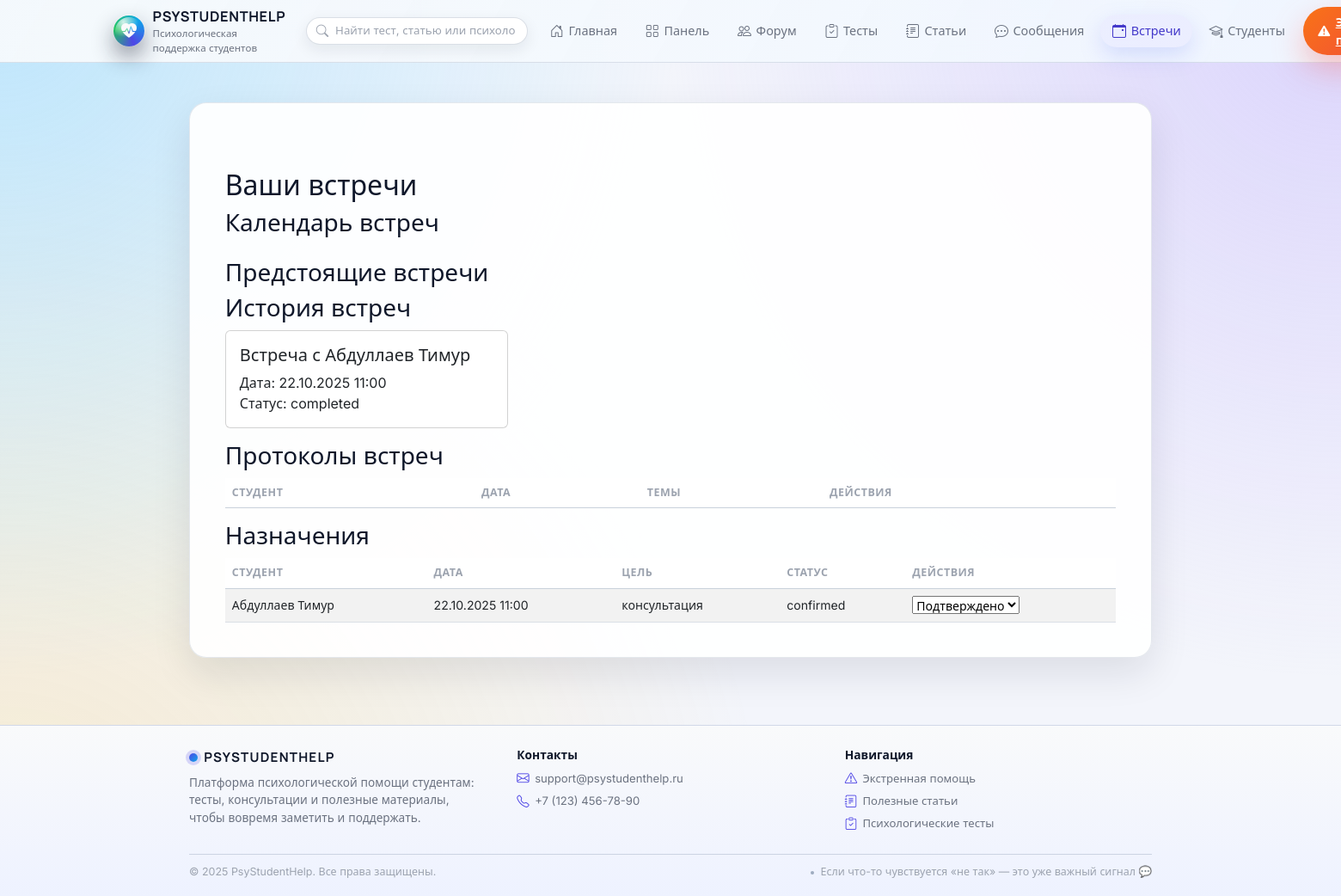
The page /appointments (signed in) on the database its author committed.
### models.py (models this page shows, shortened)
class Meeting(db.Model):
    __tablename__ = 'meeting'
    id = db.Column(db.Integer, primary_key=True)
    psychologist_id = db.Column(db.Integer, db.ForeignKey('user.id'), nullable=False)
    student_id = db.Column(db.Integer, db.ForeignKey('user.id'), nullable=False)
    scheduled_at = db.Column(db.DateTime, nullable=False)
    status = db.Column(db.String(20), default='planned')
    created_at = db.Column(db.DateTime, default=datetime.utcnow)
    protocols = db.relationship(
        'MeetingProtocol',
        backref='meeting',
        lazy=True,
        cascade='all, delete-orphan',
    )
    student = db.relationship(
        'User',
        foreign_keys=[student_id],
        backref='student_meetings',
        lazy='joined',
    )
    psychologist = db.relationship(
        'User',
        foreign_keys=[psychologist_id],
        backref='psychologist_meetings',
        lazy='joined',
    )
    __table_args__ = (
        UniqueConstraint(
            'student_id',
            'psychologist_id',
            'scheduled_at',
            name='uq_meeting_unique_slot',
        ),
    )

class User(UserMixin, db.Model):
    __tablename__ = 'user'
    id = db.Column(db.Integer, primary_key=True)
    username = db.Column(db.String(80), unique=True, nullable=False)
    email = db.Column(db.String(120), unique=True, nullable=False, index=True)
    password = db.Column(db.String(200), nullable=False)
    role = db.Column(db.String(20), nullable=False)  # student | psychologist | admin | superadmin
    full_name = db.Column(db.String(100))
    bio = db.Column(db.Text)
    profile_pic = db.Column(db.String(100))
    created_at = db.Column(db.DateTime, default=datetime.utcnow)
    group_id = db.Column(db.Integer, db.ForeignKey('groups.id'))
    comments = db.relationship(
        'Comment',
        backref='author',
        lazy=True,
    )
    tests = db.relationship(
        'Test',
        backref='creator',
        lazy=True,
    )
    test_results = db.relationship(
        'TestResult',
        backref='user',
        lazy=True,
    )
    messages_sent = db.relationship(
        'Message',
        foreign_keys='Message.sender_id',
        backref='sender',
        lazy=True,
    )
    messages_received = db.relationship(
        'Message',
        foreign_keys='Message.recipient_id',
        backref='recipient',
        lazy=True,
    )
    reports = db.relationship(
        'StudentReport',
        foreign_keys='StudentReport.student_id',
        backref='student',
        lazy=True,
    )
    appointments = db.relationship(
        'Appointment',
        foreign_keys='Appointment.student_id',
        backref='student',          # appointment.student в шаблонах
        lazy=True,
    )
    psychologist_appointments = db.relationship(
        'Appointment',
        foreign_keys='Appointment.psychologist_id',
        backref='psychologist',     # appointment.psychologist в шаблонах
        lazy=True,
    )
    meeting_protocols = db.relationship(
        'MeetingProtocol',
        foreign_keys='MeetingProtocol.student_id',
        backref='student',          # protocol.student в шаблонах
        lazy=True,
    )
    psychologist_protocols = db.relationship(
        'MeetingProtocol',
        foreign_keys='MeetingProtocol.psychologist_id',
        backref='psychologist',     # protocol.psychologist в шаблонах
        lazy=True,
    )

class Appointment(db.Model):
    __tablename__ = 'appointment'
    id = db.Column(db.Integer, primary_key=True)
    student_id = db.Column(db.Integer, db.ForeignKey('user.id'), nullable=False)
    psychologist_id = db.Column(db.Integer, db.ForeignKey('user.id'), nullable=False)
    appointment_date = db.Column(db.DateTime, nullable=False)
    purpose = db.Column(db.Text)
    status = db.Column(db.String(20), default='pending')
    created_at = db.Column(db.DateTime, default=datetime.utcnow)
    __table_args__ = (
        UniqueConstraint(
            'student_id',
            'psychologist_id',
            'appointment_date',
            name='uq_appointment_unique_slot',
        ),
    )

### flask_app.py (the view, shortened to what this page needs)
@app.route('/appointments')
@login_required
def appointments():
    user = current_user
    if user.role == 'psychologist':
        appointments = (
            Appointment.query.filter_by(psychologist_id=user.id)
            .order_by(Appointment.appointment_date.asc())
            .all()
        )
        meetings = (
            Meeting.query.filter_by(psychologist_id=user.id)
            .order_by(Meeting.scheduled_at.asc())
            .all()
        )
        protocols = (
            MeetingProtocol.query.filter_by(psychologist_id=user.id)
            .order_by(MeetingProtocol.session_date.desc())
            .all()
        )
    return render_template(
        'appointments.html',
        appointments=appointments,
        meetings=meetings,
        protocols=protocols,
    )

### admin.py (called while the page is built)
@admin_bp.before_app_request
def _bootstrap_superadmin_once():
    flag = "SUPERADMIN_BOOTSTRAPPED"
    if not current_app.config.get(flag):
        try:
            ensure_initial_superadmin()
        finally:
            current_app.config[flag] = True

### flask_app.py (called while the page is built)
@login_manager.user_loader
def load_user(user_id: str):
    try:
        return User.query.get(int(user_id))
    except (TypeError, ValueError):
        return None

def is_psychologist() -> bool:
    return current_user.is_authenticated and current_user.role == 'psychologist'

def get_current_user():
    return current_user if current_user.is_authenticated else None

### templates/appointments.html (shortened to what this page needs)
{% extends "base.html" %}
{% block content %}
<div class="container mt-5">
    <h2>Ваши встречи</h2>
    {% if is_psychologist() %}
    <div class="mb-4">
        <h3>Календарь встреч</h3>
    </div>
    {% endif %}
    <h3>Предстоящие встречи</h3>
    <h3>История встреч</h3>
    <div class="row">
        {% for meeting in meetings %}
        {% if meeting.status == 'completed' %}
        <div class="col-md-4 mb-3">
            <div class="card">
                <div class="card-body">
                    <h5 class="card-title">Встреча с {{ meeting.student.full_name or meeting.student.username }}</h5>
                    <p class="card-text">
                        Дата: {{ meeting.scheduled_at.strftime('%d.%m.%Y %H:%M') }}<br>
                        Статус: {{ meeting.status }}
                    </p>
                </div>
            </div>
        </div>
        {% endif %}
        {% endfor %}
    </div>
    <h3>Протоколы встреч</h3>
    <table class="table table-striped">
        <thead>
            <tr>
                <th>Студент</th>
                <th>Дата</th>
                <th>Темы</th>
                <th>Действия</th>
            </tr>
        </thead>
    </table>
    <h3>Назначения</h3>
    <table class="table table-striped">
        <thead>
            <tr>
                <th>Студент</th>
                <th>Дата</th>
                <th>Цель</th>
                <th>Статус</th>
                <th>Действия</th>
            </tr>
        </thead>
        <tbody>
            {% for appointment in appointments %}
            <tr>
                <td>{{ appointment.student.full_name or appointment.student.username }}</td>
                <td>{{ appointment.appointment_date.strftime('%d.%m.%Y %H:%M') }}</td>
                <td>{{ appointment.purpose or 'Не указана' }}</td>
                <td>{{ appointment.status }}</td>
                <td>
                    {% if is_psychologist() %}
                    <form method="POST" action="{{ url_for('update_appointment', appointment_id=appointment.id) }}" style="display:inline;">
                        <select name="status" onchange="this.form.submit()">
                            <option value="confirmed" {% if appointment.status == 'confirmed' %}selected{% endif %}>Подтверждено</option>
                        </select>
                    </form>
                    {% endif %}
                </td>
            </tr>
            {% endfor %}
        </tbody>
    </table>
</div>
{% endblock %}

### static/css/style.css (style rules this page uses)
:root { --app-bg: #f3f5fb; --app-bg-alt: #e9edf9; --app-bg-soft: #f9fafb; --app-surface: #ffffff; --app-surface-soft: rgba(255, 255, 255, 0.92); --app-border-subtle: rgba(148, 163, 184, 0.25); --app-border-strong: rgba(15, 23, 42, 0.12); --app-primary: #4f46e5; --app-primary-soft: rgba(79, 70, 229, 0.09); --app-primary-strong: #4338ca; --app-accent: #f97316; --app-accent-soft: rgba(249, 115, 22, 0.08); --app-success: #22c55e; --app-danger: #ef4444; --app-warning: #eab308; --app-info: #0ea5e9; --app-text-main: #0f172a; --app-text-muted: #6b7280; --app-text-soft: #9ca3af; --app-radius-xl: 26px; --app-radius-lg: 20px; --app-radius-md: 14px; --app-radius-sm: 10px; --app-radius-pill: 999px; --app-shadow-soft: 0 18px 45px rgba(15, 23, 42, 0.10); --app-shadow-elevated: 0 28px 70px rgba(15, 23, 42, 0.18); --app-shadow-subtle: 0 10px 30px rgba(15, 23, 42, 0.06); --app-header-height: 72px; --app-transition-fast: 0.16s ease-out; --app-transition-med: 0.22s ease-out; }
*, *::before, *::after { box-sizing: border-box; }
html { scroll-behavior: smooth; }
body.app-shell { margin: 0; min-height: 100vh; display: flex; flex-direction: column; background: radial-gradient(circle at 0% 0%, rgba(125, 211, 252, 0.45) 0, transparent 42%), radial-gradient(circle at 100% 0%, rgba(196, 181, 253, 0.5) 0, transparent 42%), radial-gradient(circle at 0% 100%, rgba(251, 191, 36, 0.2) 0, transparent 48%), var(--app-bg); font-family: "Inter", system-ui, -apple-system, BlinkMacSystemFont, "Segoe UI", sans-serif; color: var(--app-text-main); }
.table { font-size: 0.88rem; border-color: rgba(148, 163, 184, 0.35); }
.table thead th { border-bottom-width: 1px; border-color: rgba(148, 163, 184, 0.5); font-size: 0.78rem; letter-spacing: 0.04em; text-transform: uppercase; color: var(--app-text-soft); }
.table-striped > tbody > tr:nth-of-type(odd) > * { --bs-table-accent-bg: rgba(249, 250, 251, 0.9); }

### rows shown on the page
Meeting: student "Абдуллаев Тимур", scheduled_at "22.10.2025 11:00", status "completed"
Appointment: student "Абдуллаев Тимур", appointment_date "22.10.2025 11:00", purpose "консультация", status "confirmed", status "Подтверждено"

### other values the page prints
{{ 2025 }} "2025"
